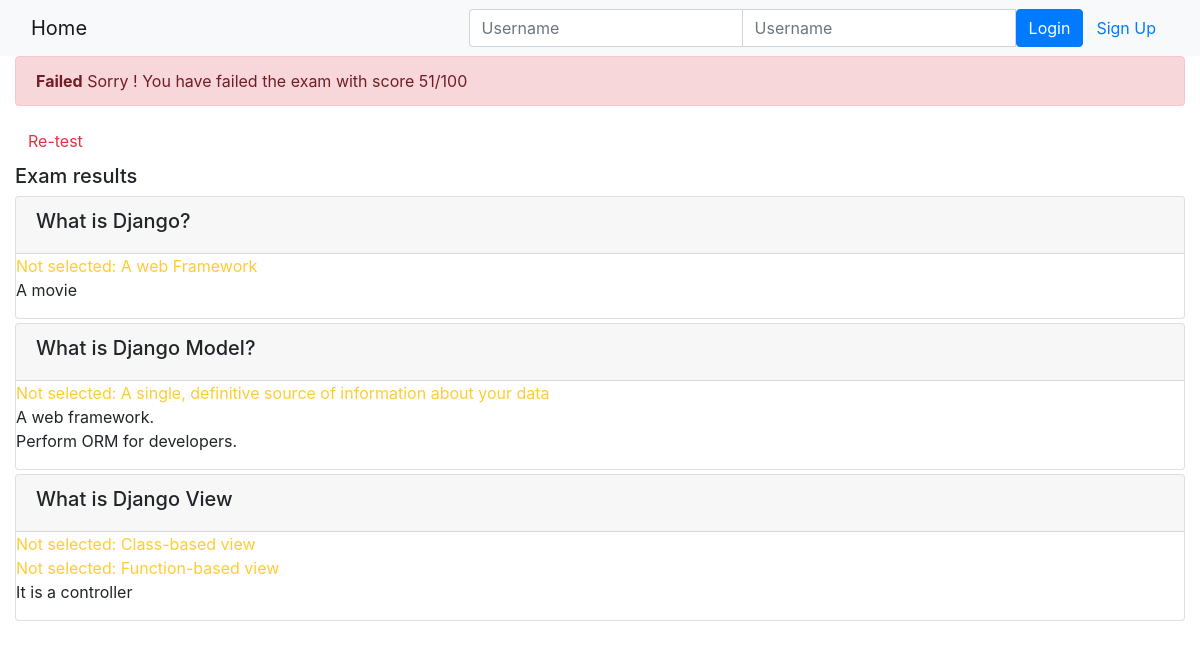
Page /onlinecourse/course/1/submission/1/result/ on the committed database.
### onlinecourse/models.py (models this page shows, shortened)
class Question(models.Model):
    course = models.ForeignKey(Course, on_delete=models.CASCADE)
    text = models.CharField(max_length=1000, default="question")
    grade = models.IntegerField(default=0)

class Choice(models.Model):
    question = models.ForeignKey(Question, on_delete=models.CASCADE)
    content = models.CharField(max_length=1000, default="choice")
    correct = models.BooleanField(default=False)

### onlinecourse/views.py (the view)
# urls.py: path('course/<int:course_id>/submission/<int:submission_id>/result/', views.show_exam_result, name='show_exam_result'),
def show_exam_result(request, course_id, submission_id):
    context = {}
    course = get_object_or_404(Course, pk=course_id)
    submission = get_object_or_404(Submission, pk=submission_id)
    examTotal = 0
    examUserScore = 0
    choiceSubmits = {}
    choiceResults = {}
    for ques in course.question_set.all():
        qTotal = 0
        qTotalUser = 0
        for chc in ques.choice_set.all():
            qTotal += 1
            tempRight = chc.correct
            count = submission.choices.filter(id=chc.id).count()
            tempUser = count > 0
            choiceSubmits[chc.id] = tempUser
            choiceResults[chc.id] = chc.correct == tempUser
            if chc.correct == tempUser:
                qTotalUser += 1
        examTotal += ques.grade
        examUserScore += ques.grade * (qTotalUser / qTotal)
    context['course'] = course
    context['total'] = examTotal
    context['result'] = int(examUserScore)
    context['grade'] = int((examUserScore/examTotal)*100)
    context['cSubmits'] = choiceSubmits
    return render(request, 'onlinecourse/exam_result_bootstrap.html', context)

### onlinecourse/templates/onlinecourse/exam_result_bootstrap.html (shortened to what this page needs)
<!DOCTYPE html>
<html lang="en">
<head>
    {% load static %}
    <link rel="stylesheet" href="https://maxcdn.bootstrapcdn.com/bootstrap/4.5.2/css/bootstrap.min.css">
</head>
<body>
 <nav class="navbar navbar-light bg-light">
    <div class="container-fluid">
        <div class="navbar-header">
              <a class="navbar-brand" href="{% url 'onlinecourse:index' %}">Home</a>
        </div>
        <ul class="nav navbar-nav navbar-right">
            {% if user.is_authenticated %}
            <li>
                <a class="btn btn-link" href="#">{{ user.first_name }}({{ user.username }})</a>
                <a class="btn btn-link" href="{% url 'onlinecourse:logout' %}">Logout</a>
            </li>
            {% else %}
            <li>
                <form class="form-inline" action="{% url 'onlinecourse:login' %}" method="post">
                    <div class="input-group">
                        <input type="text" class="form-control" placeholder="Username" name="username" >
                        <input type="password" class="form-control" placeholder="Username" name="psw" >
                        <button class="btn btn-primary" type="submit">Login</button>
                        <a class="btn btn-link" href="{% url 'onlinecourse:registration' %}">Sign Up</a>
                    </div>
                </form>
            </li>
            {% endif %}
        </ul>
    </div>
</nav>
<div class="container-fluid">
    {% if grade > 80 %}
    <div class="alert alert-success">
       <b>Congratulations, {{user.username}}!</b> You have passed the exam and completed the course with score {{result}}/{{total}}
    </div>
        {% else %}
        <div class="alert alert-danger">
            <b>Failed</b> Sorry {{user.username}}! You have failed the exam with score {{result}}/{{total}}
        </div>
        <a class="btn btn-link text-danger" href="{% url 'onlinecourse:course_details' course.id %}">Re-test</a>
        {% endif %}
        <div class="card-columns-vertical mt-1">
        <h5 class="">Exam results</h5>
            {% for question in course.question_set.all %}
                <div class="card mt-1">
                    <div class="card-header"><h5>{{ question.text}}</h5></div>
                    <div class="form-group">
                        {% for choice in question.choice_set.all %}
                            {% for key,val in cSubmits.items %}
                                {% if choice.id == key %}
                                    {% if val == True %}
                                        {% if choice.correct %}
                                        <div style="color: limegreen">
                                            Correct answer: {{choice.content}}
                                        </div>
                                        {% else %}
                                            <div style="color: crimson">
                                                Wrong answer: {{choice.content}}
                                            </div>
                                        {% endif %}
                                    {% elif val == False and choice.correct%}
                                        <div style="color: rgb(255,204,51)">
                                            Not selected: {{choice.content}}
                                        </div>
                                    {% else %}
                                    <div>
                                        {{choice.content}}
                                    </div>
                                    {% endif %}
                                {% endif %}
                            {% endfor %}
                        {% endfor %}
                    </div>
                </div>
            {% endfor %}
        </div>
    </div>
</body>
</html>

### rows in the picture
Question: text "What is Django?"
Choice: content "A web Framework"
Choice: content "A movie"
Question: text "What is Django Model?"
Choice: content "A single, definitive source of information about your data"
Choice: content "A web framework."
Choice: content "Perform ORM for developers."
Question: text "What is Django View"
Choice: content "Class-based view"
Choice: content "Function-based view"
Choice: content "It is a controller"

### other values in the picture
{{ result }} "51"
{{ total }} "100"
